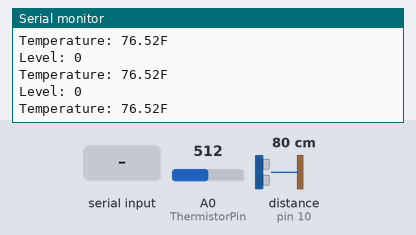
A sketch run on a simulated Arduino Uno, built with avr-gcc and run on an emulated ATmega328P. Parts: the last lines printed to the serial monitor. Wiring (inferred from the names in the program): ultrasonic range finder: trigger pin 9; echo pin 10. The inputs (shaded band) are chosen by the test bench; at power-on: A0 (ThermistorPin) = 512, distance to the obstacle (sensor on pin 10) 80 cm. The echo pulse lasts 58.3 µs per cm; the modem accepts every AT command (registered, SIM ready, sends succeed) and sends nothing else.

Above: at 1.3 s.
1.4 s: "r" received over Serial
At 3.97 s:
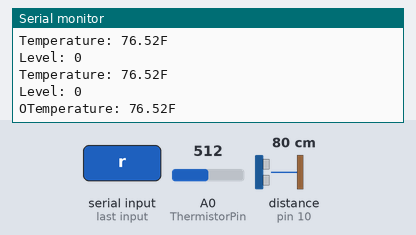
4.5 s: "s" received over the second serial link
At 5.99 s:
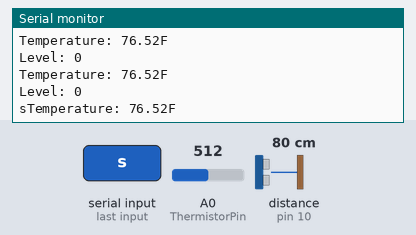
10.2 s: "r" received over the second serial link
At 10.55 s:
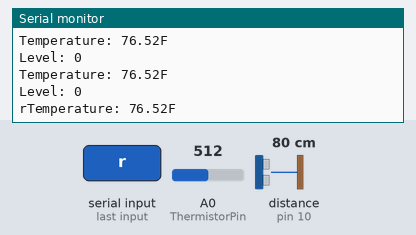
11.7 s: A0 (ThermistorPin) set to 716
At 12.07 s:
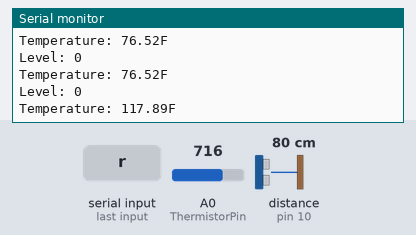
13.2 s: A0 (ThermistorPin) set to 900
At 13.59 s:
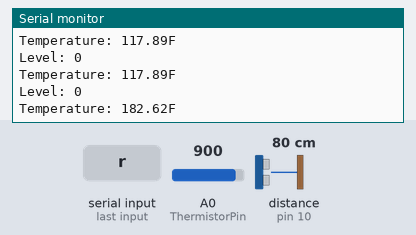
Timing chart, 0 to 15.7 s (numbered marks = the images above; inputs shaded):
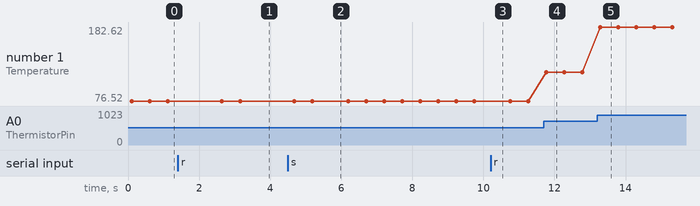

Measured:
- after the input at 1.4 s, the serial monitor: prints a new line after 2.3 s (image 1)
- after the input at 4.5 s, the serial monitor: prints a new line after 1.2 s (image 2)
- after the input at 10.2 s, the serial monitor: prints a new line at once (image 3)
- after the input at 11.7 s, the serial monitor: prints a new line after 0.06 s (image 4)
- after the input at 13.2 s, the serial monitor: prints a new line after 0.08 s (image 5)
- plotted number 1: 76.52 → 117.89 after the input at 11.7 s, 117.89 → 182.62 after the input at 13.2 s

The sketch:

trial_sen_msg.ino
```cpp
#include <SoftwareSerial.h>

int ThermistorPin = 0;
int Vo;
float R1 = 10000;
float logR2, R2, T;
float c1 = 1.009249522e-03, c2 = 2.378405444e-04, c3 = 2.019202697e-07;
// defines pins numbers
const int trigPin = 9;
const int echoPin = 10;
// defines variables
long duration;
int level;
int distance;
SoftwareSerial mySerial(9, 10);

void setup()
{
  Serial.begin(9600);
pinMode(trigPin, OUTPUT); // Sets the trigPin as an Output
pinMode(echoPin, INPUT); // Sets the echoPin as an Input
Serial.begin(9600); // Starts the serial communication
  mySerial.begin(9600);   // Setting the baud rate of GSM Module
  delay(100);
}


void loop()
{
  Vo = analogRead(ThermistorPin);
  R2 = R1 * (1023.0 / (float)Vo - 1.0);
  logR2 = log(R2);
  T = (1.0 / (c1 + c2*logR2 + c3*logR2*logR2*logR2));
  T = T - 273.15;
 T = (T * 9.0)/ 5.0 + 32.0;

 Serial.print("Temperature: ");
  Serial.print(T);
  Serial.println("F");

  delay(500);
  // Clears the trigPin
digitalWrite(trigPin, LOW);
delayMicroseconds(2);
// Sets the trigPin on HIGH state for 10 micro seconds
digitalWrite(trigPin, HIGH);
delayMicroseconds(10);
digitalWrite(trigPin, LOW);
// Reads the echoPin, returns the sound wave travel time in microseconds
duration = pulseIn(echoPin, HIGH);
// Calculating the distance
distance= duration*0.034/2;
// Prints the distance on the Serial Monitor
Serial.print("Level: ");
Serial.println(level);


  if (Serial.available()>0)
   switch(Serial.read())
  {
    case 's':
      SendMessage();
      break;
    case 'r':
      RecieveMessage();
      break;
  }

 if (mySerial.available()>0)
   Serial.write(mySerial.read());
}


 void SendMessage()
{
  mySerial.println("AT+CMGF=1");    //Sets the GSM Module in Text Mode
  delay(1000);  // Delay of 1000 milli seconds or 1 second
  mySerial.println("AT+CMGS=\"+919600742896\"\r"); // Replace x with mobile number
  delay(1000);
  mySerial.println("Serial.print(T);Serial.println(level);");// The SMS text you want to send
  delay(100);
   mySerial.println((char)26);// ASCII code of CTRL+Z
  delay(1000);
}


 void RecieveMessage()
{
  mySerial.println("AT+CNMI=2,2,0,0,0"); // AT Command to receive a live SMS
  delay(1000);
 }
```
